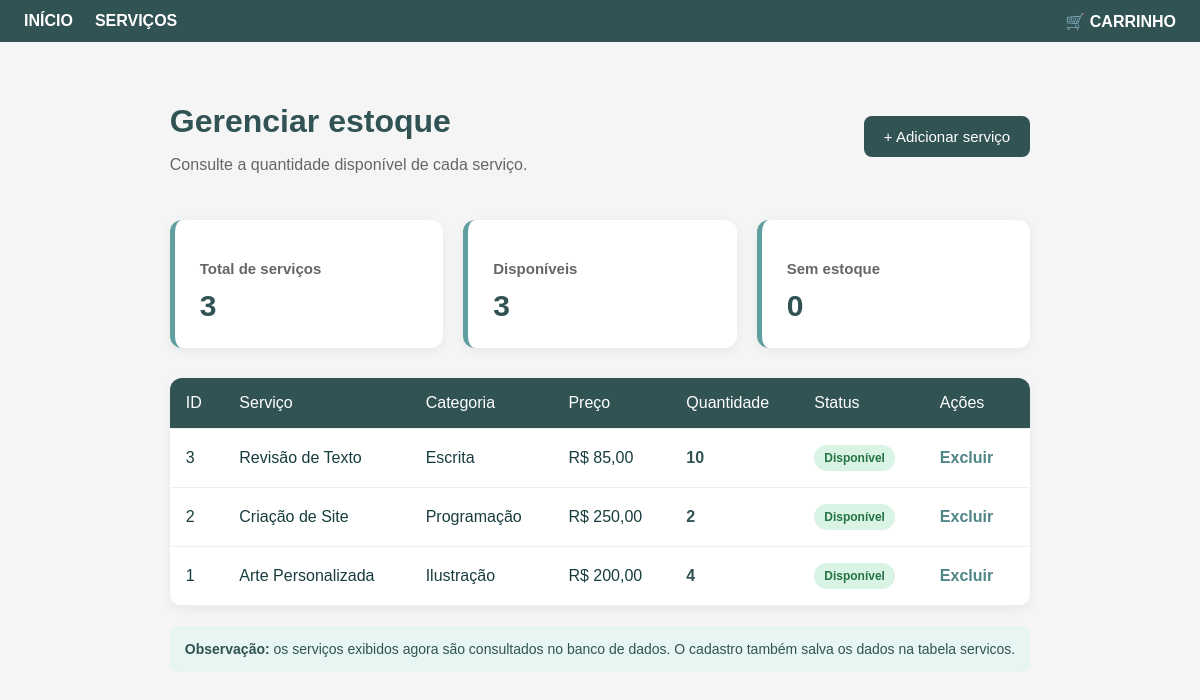
/estoque.php, run on the app's committed database.
### tables this page shows
CREATE TABLE IF NOT EXISTS `servicos` (
  `id_servico` int(11) NOT NULL AUTO_INCREMENT,
  `id_tipo_servico` int(11) NOT NULL,
  `descricao` text NOT NULL,
  `preco` decimal(10,2) NOT NULL,
  `quantidade` int(11) NOT NULL,
  `ativo` tinyint(1) NOT NULL,
  PRIMARY KEY (`id_servico`)
);

CREATE TABLE IF NOT EXISTS `tipos_servicos` (
  `id_tipo_servico` int(11) NOT NULL AUTO_INCREMENT,
  `id_categoria` int(11) NOT NULL,
  `nome` varchar(60) NOT NULL,
  PRIMARY KEY (`id_tipo_servico`),
  UNIQUE KEY `nome` (`nome`)
);

CREATE TABLE IF NOT EXISTS `categorias` (
  `id_categoria` int(11) NOT NULL AUTO_INCREMENT,
  `nome` varchar(50) NOT NULL,
  `imagem` varchar(300) NOT NULL,
  PRIMARY KEY (`id_categoria`),
  UNIQUE KEY `nome` (`nome`)
);

### estoque.php (the view, shortened to what this page needs)
<?php
    include "conexao.php";
    $consulta_servicos = mysql_query(
        "SELECT s.id_servico AS id,
                ts.nome AS nome_servico,
                c.nome AS categoria,
                s.preco,
                s.quantidade,
                s.descricao
         FROM servicos s
         INNER JOIN tipos_servicos ts
         ON s.id_tipo_servico = ts.id_tipo_servico
         INNER JOIN categorias c
         ON ts.id_categoria = c.id_categoria
         ORDER BY s.id_servico DESC",
        $conecta_db
    );
    $totalServicos = mysql_num_rows($consulta_servicos);
    $disponiveis = 0;
    $esgotados = 0;
    while ($servico = mysql_fetch_assoc($consulta_servicos)) {
        if ($servico["quantidade"] > 0) {
            $disponiveis++;
        } else {
            $esgotados++;
        }
    }
    $consulta_servicos = mysql_query(
        "SELECT s.id_servico AS id,
                ts.nome AS nome_servico,
                c.nome AS categoria,
                s.preco,
                s.quantidade,
                s.descricao
         FROM servicos s
         INNER JOIN tipos_servicos ts
         ON s.id_tipo_servico = ts.id_tipo_servico
         INNER JOIN categorias c
         ON ts.id_categoria = c.id_categoria
         ORDER BY s.id_servico DESC",
        $conecta_db
    );
?>
<html lang="pt-br">
    <head>
        <link rel="stylesheet" href="style.css">
    </head>
    <body>
        <header class="topbar">
            <nav>
                <a href="index.php">INÍCIO</a>
                <a href="servicos.php">SERVIÇOS</a>
            </nav>
            <a class="cart-link" href="carrinho.php">🛒 CARRINHO</a>
        </header>
        <main class="estoque-container">
            <div class="estoque-topo">
                <div>
                    <h1>Gerenciar estoque</h1>
                    <p>Consulte a quantidade disponível de cada serviço.</p>
                </div>
                <button class="btn-adicionar" type="button" onclick="window.location.href='estoque.php?adicionar=1'">
                    + Adicionar serviço
                </button>
            </div>
            <section class="estoque-resumo">
                <div class="resumo-card">
                    <h3>Total de serviços</h3>
                    <strong><?php echo $totalServicos; ?></strong>
                </div>
                <div class="resumo-card">
                    <h3>Disponíveis</h3>
                    <strong><?php echo $disponiveis; ?></strong>
                </div>
                <div class="resumo-card">
                    <h3>Sem estoque</h3>
                    <strong><?php echo $esgotados; ?></strong>
                </div>
            </section>
            <div class="tabela-responsiva">
                <table class="estoque-tabela">
                    <thead>
                        <tr>
                            <th>ID</th>
                            <th>Serviço</th>
                            <th>Categoria</th>
                            <th>Preço</th>
                            <th>Quantidade</th>
                            <th>Status</th>
                            <th>Ações</th>
                        </tr>
                    </thead>
                    <tbody>
                        <?php while ($servico = mysql_fetch_assoc($consulta_servicos)) { ?>
                            <tr>
                                <td><?php echo $servico["id"]; ?></td>
                                <td>
                                    <?php
                                        echo htmlspecialchars(
                                        $servico["nome_servico"],
                                        ENT_QUOTES,
                                        "UTF-8"
                                        );
                                    ?>
                                </td>
                                <td>
                                    <?php
                                        echo htmlspecialchars(
                                        $servico["categoria"],
                                        ENT_QUOTES,
                                        "UTF-8"
                                        );
                                    ?>
                                </td>
                                <td>
                                    R$ <?php echo number_format(
                                        $servico["preco"],
                                        2,
                                        ",",
                                        "."
                                    ); ?>
                                </td>
                                <td class="quantidade">
                                    <?php echo $servico["quantidade"]; ?>
                                </td>
                                <td>
                                    <?php if ($servico["quantidade"] > 0) { ?>
                                        <span class="status status-disponivel">
                                            Disponível
                                        </span>
                                    <?php }
                                    else { ?>
                                        <span class="status status-esgotado">
                                            Esgotado
                                        </span>
                                    <?php } ?>
                                </td>
                                <td class="acoes">
                                    <a href="estoque.php?excluir=<?php echo $servico["id"]; ?>"onclick="return confirm('Tem certeza que deseja excluir este serviço?');">
                                        Excluir
                                    </a>
                                </td>
                            </tr>
                        <?php } ?>
                    </tbody>
                </table>
            </div>
            <div class="aviso">
                <strong>Observação:</strong> os serviços exibidos agora são
                consultados no banco de dados. O cadastro também salva os dados
                na tabela servicos.
            </div>
        </main>
    </body>
</html>

### style.css (style rules this page uses)
* { box-sizing:border-box; }
:root { --dark:#315354; --mid:#4f8587; --teal:#609fa0; --pale:#e7f5f3; --text:#183c3d; --light:#f4f5f4; }
html { min-height: 100%; }
body { margin: 0; min-height: 100vh; display: flex; flex-direction: column; background: var(--light); color: var(--text); font-family: Arial, Helvetica, sans-serif; }
.topbar { height:42px; background:var(--dark); color:white; display:flex; align-items:center; padding:0 24px; gap:25px; }
.topbar nav { display:flex; gap:22px; text-align: left; }
.topbar a { color:white; text-decoration:none; font-weight:bold; font-size:16px; }
.cart-link { margin-left:auto; }
.estoque-container { max-width: 1150px; margin: 40px auto; padding: 0 20px; }
.estoque-topo { display: flex; justify-content: space-between; align-items: center; flex-wrap: wrap; gap: 15px; margin-bottom: 30px; }
.estoque-topo h1 { color: #315354; margin-bottom: 8px; }
.estoque-topo p { color: #666; }
.btn-adicionar { background: #315354; color: white; padding: 12px 20px; border-radius: 8px; text-decoration: none; border: none; cursor: pointer; font-size: 15px; }
.estoque-resumo { display: grid; grid-template-columns: repeat(3, 1fr); gap: 20px; margin-bottom: 30px; }
.resumo-card { background: white; padding: 25px; border-radius: 12px; box-shadow: 0 3px 12px rgba(0,0,0,0.06); border-left: 5px solid #609fa0; }
.resumo-card h3 { color: #666; font-size: 15px; margin-bottom: 12px; }
.resumo-card strong { color: #315354; font-size: 30px; }
.estoque-tabela { width: 100%; border-collapse: collapse; background: white; border-radius: 12px; overflow: hidden; box-shadow: 0 3px 12px rgba(0,0,0,0.06); }
.estoque-tabela th, .estoque-tabela td { padding: 16px; text-align: left; border-bottom: 1px solid #eee; }
.estoque-tabela th { background: #315354; color: white; font-weight: normal; }
.status { display: inline-block; padding: 6px 10px; border-radius: 20px; font-size: 12px; font-weight: bold; }
.status-disponivel { background: #d9f3e4; color: #247344; }
.quantidade { font-weight: bold; color: #315354; }
.acoes a { color: #4f8587; text-decoration: none; margin-right: 10px; font-weight: bold; }
.aviso { background: #e7f5f3; color: #315354; padding: 15px; border-radius: 8px; margin-top: 20px; font-size: 14px; }

### data on the page
servicos: id_servico "3", id_tipo_servico.nome "Revisão de Texto", categorias.nome "Escrita", preco "85,00", quantidade "10", shows "Disponível"
servicos: id_servico "2", id_tipo_servico.nome "Criação de Site", categorias.nome "Programação", preco "250,00", quantidade "2", shows "Disponível"
servicos: id_servico "1", id_tipo_servico.nome "Arte Personalizada", categorias.nome "Ilustração", preco "200,00", quantidade "4", shows "Disponível"

### other printed values
$totalServicos "3"
$disponiveis "3"
$esgotados "0"
